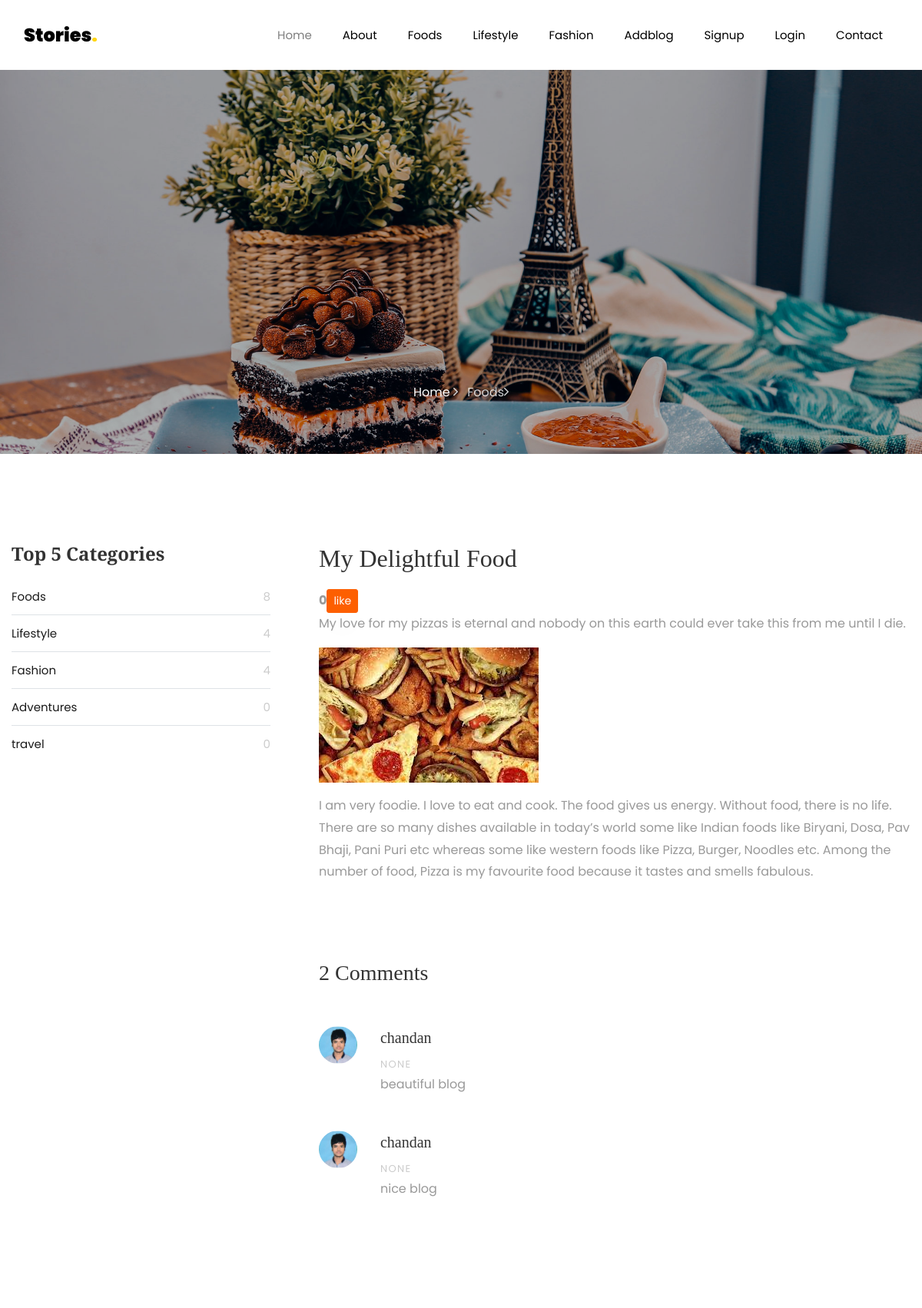
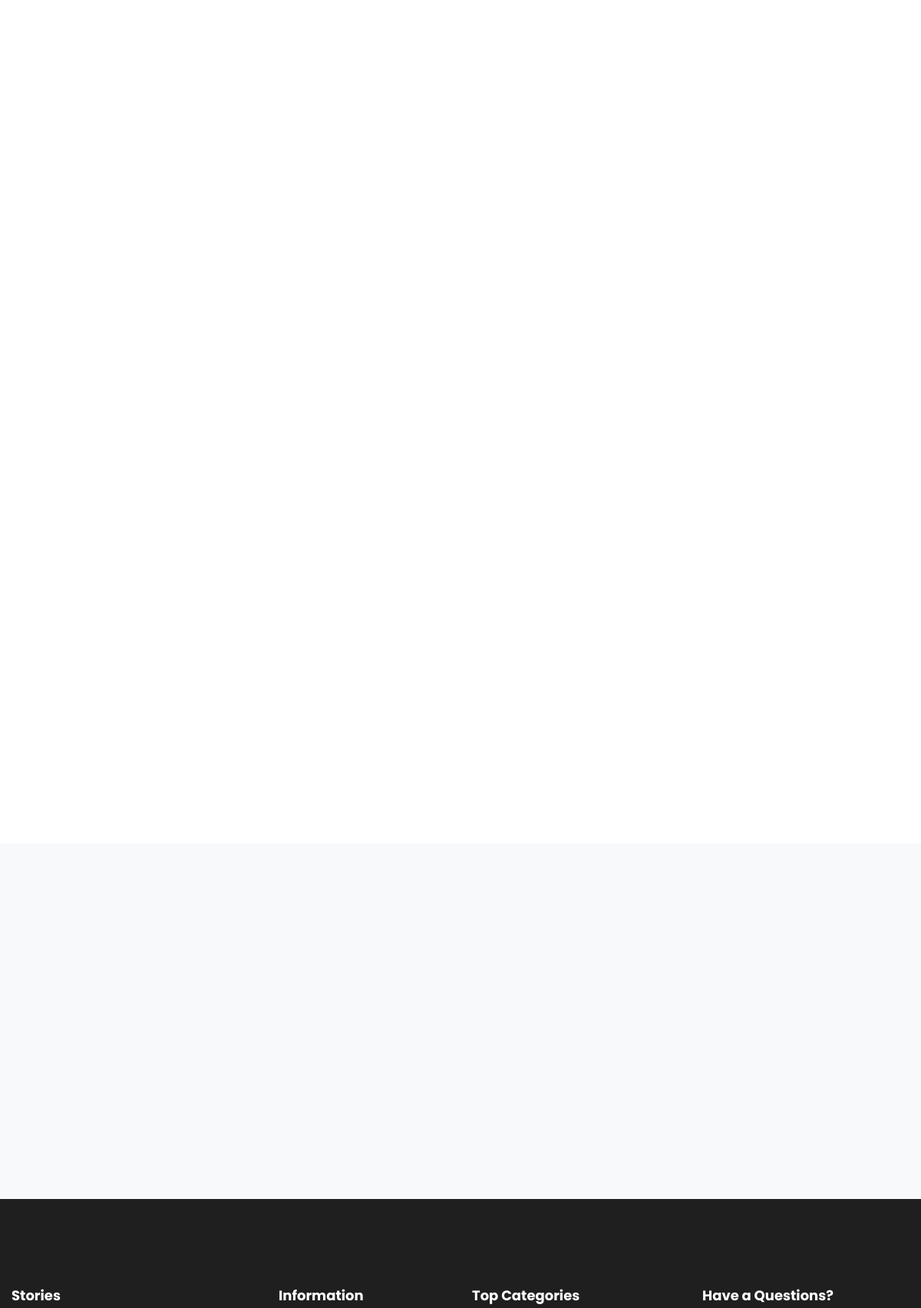
/blog_detail/18/ (upper part), run on the app's committed database (2 pictures, top to bottom).
### blog/models.py (models this page shows, shortened)
class Blog(models.Model):
    cat=models.ForeignKey(category,on_delete=models.CASCADE,null=True)
    usr=models.ForeignKey(User,on_delete=models.CASCADE,null=True)
    title=models.CharField(max_length=100,null=True)
    sdes=models.TextField(null=True)
    long_des = models.TextField(null=True)
    images=models.FileField(null=True)
    date = models.DateField(null=True)

class category(models.Model):
    name=models.CharField( max_length=100,null=True)

class user_comment(models.Model):
    blogdata=models.ForeignKey(Blog,on_delete=models.CASCADE)
    usr=models.ForeignKey(User, on_delete=models.CASCADE, null=True)
    comment=models.TextField(null=True)
    date=models.DateField(null=True)
    images=models.FileField(null=True)

### blog/views.py (the view, shortened to what this page needs)
# urls.py: path('blog_detail/<int:bid>/',blog_detail,name='blog_detail'),
def blog_detail(request,bid):
    allcat=category.objects.all()
    allcat=allcat[0:5]
    blog_data=Blog.objects.get(id=bid)
    comment_data=user_comment.objects.filter(blogdata=blog_data)
    comment_data=comment_data[ : :-1]
    comment_data=comment_data[ :6]
    allblog = Blog.objects.all()
    allblog = allblog[::-1]
    last_four_blog = allblog[2:6]
    d={"blog_data":blog_data,"comment_data":comment_data,"allcat":allcat,"recent_blog":last_four_blog}
    return render(request,'blog_detail.html',d)

### blog/templates/blog_detail.html (shortened to what this page needs)
{% extends 'base.html' %}
	{% load static %}
	{% block body %}
{% if blog_data.cat.name == 'Foods' %}
    <section class="hero-wrap hero-wrap-2" style="background-image: url({% static 'images/bg_4.jpg' %});">
       <div class="overlay"></div>
      <div class="container">
        <div class="row no-gutters slider-text align-items-end justify-content-center">
          <div class="col-md-9 ftco-animate pb-5 text-center">
            <p class="breadcrumbs"><span class="mr-2"><a href="index.html">Home <i class="ion-ios-arrow-forward"></i></a></span> <span>{{blog_data.cat.name}}<i class="ion-ios-arrow-forward"></i></span></p>
          </div>
        </div>
      </div>
    </section>
      {% endif %}
		<section class="ftco-section">
      <div class="container">
        <div class="row">
          <div class="col-lg-8 order-lg-last ftco-animate">
            <h2 class="mb-3">{{blog_data.title}}</h2>
            <b class="text-blod"> {{blog_data.like_blog_set.count}}</b><a  href="{% url 'blog_like' blog_data.id %}"><button class="btn btn-primary btn-sm" class="button-sm" >like</button></a>
            <p>{{blog_data.sdes}}</p>
            <p>
              <img src="{{blog_data.images.url}}" alt="" class="img-fluid">
            </p>
            <p>{{blog_data.long_des}}</p>
            <div class="pt-5 mt-5">
              <h3 class="mb-5">{{blog_data.user_comment_set.count}} Comments</h3>
              <ul class="comment-list">
                {% for i in comment_data %}
                <li class="comment">
                  <div class="vcard bio">
                    <img src="{{i.images.url}}" alt="Image placeholder">
                  </div>
                  <div class="comment-body">
                    <h3>{{i.usr.first_name}}</h3>
                    <div class="meta">{{i.date}}</div>
                    <p>{{i.comment}}</p>
                  </div>
                </li>
                {% endfor %}
              </ul>
            </div>
          </div>
          <div class="col-lg-4 sidebar pr-lg-5 ftco-animate">
            <div class="sidebar-box ftco-animate">
              <ul class="categories">
                <h3 class="heading mb-4"> Top 5 Categories</h3>
                {% for i in allcat %}
                <li><a href="#">{{i.name}} <span>{{i.blog_set.count}}</span></a></li>
                {% endfor %}
              </ul>
            </div>
          </div>
        </div>
      </div>
    </section>
	{% endblock %}

### blog/templates/base.html (shortened to what this page needs)
<!DOCTYPE html>
<html lang="en">
  <head>
	  {% load static %}
    <link rel="stylesheet" href="{% static 'css/open-iconic-bootstrap.min.css' %}">
    <link rel="stylesheet" href="{% static 'css/animate.css' %}">
    <link rel="stylesheet" href="{% static 'css/owl.carousel.min.css' %}">
    <link rel="stylesheet" href="{% static 'css/owl.theme.default.min.css' %}">
    <link rel="stylesheet" href="{% static 'css/magnific-popup.css' %}">
    <link rel="stylesheet" href="{% static 'css/aos.css' %}">
    <link rel="stylesheet" href="{% static 'css/ionicons.min.css' %}">
    <link rel="stylesheet" href="{% static 'css/flaticon.css' %}">
    <link rel="stylesheet" href="{% static 'css/icomoon.css' %}">
    <link rel="stylesheet" href="{% static 'css/style.css' %}">
  </head>
  <body>
	  <nav class="navbar navbar-expand-lg navbar-dark bg-dark ftco-navbar-light" id="ftco-navbar">
	    <div class="container">
	      <a class="navbar-brand" href="index.html">Stories<span>.</span></a>
	      <div class="collapse navbar-collapse" id="ftco-nav">
	        <ul class="navbar-nav ml-auto">
	          <li class="nav-item active"><a href="{% url 'home' %}" class="nav-link">Home</a></li>
	          <li class="nav-item"><a href="{% url 'about' %}" class="nav-link">About</a></li>
	          <li class="nav-item"><a href="{% url 'foods' 1 %}" class="nav-link">Foods</a></li>
	          <li class="nav-item"><a href="{% url 'lifestyle' 2 %}" class="nav-link">Lifestyle</a></li>
               <li class="nav-item"><a href="{% url 'fashion' 3 %}" class="nav-link">Fashion</a></li>
              <li class="nav-item"><a href="{% url 'add_blog' %}" class="nav-link">Addblog</a></li>
              {% if not request.user.is_authenticated %}
              <li class="nav-item"><a href="{% url 'signup' %}" class="nav-link">Signup</a></li>
              <li class="nav-item"><a href="{% url 'login' %}" class="nav-link">Login</a></li>
              {% endif %}
	          <li class="nav-item"><a href="{% url 'contact' %}" class="nav-link">Contact</a></li>
	        </ul>
	      </div>
	    </div>
	  </nav>
  {% block body %}
  {% endblock %}
  <section class="ftco-subscribe ftco-section bg-light">
      <div class="overlay">
        <div class="container">
          <div class="row d-flex justify-content-center">
          </div>
        </div>
      </div>
    </section>
    <footer class="ftco-footer ftco-footer-2 ftco-section">
      <div class="container">
        <div class="row mb-5">
          <div class="col-md">
            <div class="ftco-footer-widget mb-4">
              <h2 class="ftco-heading-2">Stories</h2>
            </div>
          </div>
          <div class="col-md">
            <div class="ftco-footer-widget mb-4 ml-md-5">
              <h2 class="ftco-heading-2">Information</h2>
            </div>
          </div>
          <div class="col-md">
             <div class="ftco-footer-widget mb-4">
              <h2 class="ftco-heading-2"> Top Categories</h2>
            </div>
          </div>
          <div class="col-md">
            <div class="ftco-footer-widget mb-4">
            	<h2 class="ftco-heading-2">Have a Questions?</h2>
            </div>
          </div>
        </div>
      </div>
    </footer>
  </body>
</html>

### data on the page
Blog: cat.name "Foods", title "My Delightful Food", like_blog_set.count "0", sdes "My love for my pizzas is eternal and nobody on this earth could ever take this from me until I die.", images (picture), long_des "I am very foodie. I love to eat and cook. The food gives us energy. Without food, there is no life. There are so many dishes available in today’s world some like Indian foods like Biryani, Dosa, Pav Bhaji, Pani Puri etc whereas some like western foods like Pizza, Burger, Noodles etc. Among the number of food, Pizza is my favourite food because it tastes and smells fabulous.", user_comment_set.count "2"
user_comment: images (picture), usr.first_name "chandan", date "NONE", comment "beautiful blog"
user_comment: images (picture), usr.first_name "chandan", date "NONE", comment "nice blog"
category: name "Foods", blog_set.count "8"
category: name "Lifestyle", blog_set.count "4"
category: name "Fashion", blog_set.count "4"
category: name "Adventures", blog_set.count "0"
category: name "travel", blog_set.count "0"
